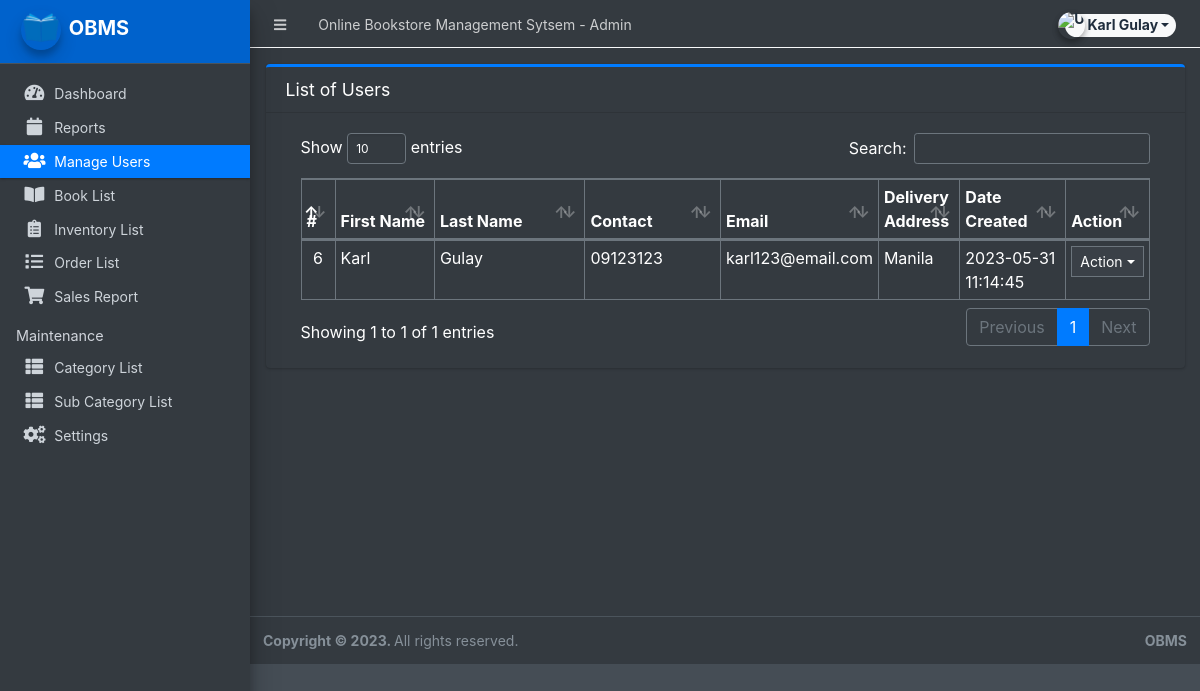
The app's page /admin/?page=manage_user (signed in) with its own data.
### tables this page shows
CREATE TABLE `clients` (
  `id` int(30) NOT NULL,
  `firstname` varchar(250) NOT NULL,
  `lastname` varchar(250) NOT NULL,
  `gender` varchar(20) NOT NULL,
  `contact` varchar(15) NOT NULL,
  `email` varchar(250) NOT NULL,
  `password` text NOT NULL,
  `default_delivery_address` text NOT NULL,
  `date_created` datetime NOT NULL DEFAULT current_timestamp()
);

### admin/manage_user/index.php (the view, shortened to what this page needs)
<div class="card card-outline card-primary">
	<div class="card-header">
			<h3 class="card-title">List of Users</h3>
		</div>
		<div class="card-body">
			<div class="container-fluid">
				<div class="container-fluid">
					<table class="table table-bordered table-stripped">
						<colgroup>
							<col width="5%">
							<col width="15%">
							<col width="25%">
							<col width="20%">
							<col width="10%">
							<col width="10%">
							<col width="15%">
						</colgroup>
						<thead>
							<tr>
								<th>#</th>
								<th>First Name</th>
								<th>Last Name</th>
								<th>Contact</th>
								<th>Email</th>
								<th>Delivery Address</th>
								<th>Date Created</th>
								<th>Action</th>
							</tr>
						</thead>
						<tbody>
							<?php
							$qry = $conn->query("SELECT id, firstname, lastname, gender, contact, email, default_delivery_address, date_created FROM clients");
							while ($row = $qry->fetch_assoc()) :
							?>
								<tr>
									<td class="text-center"><?php echo $row['id'] ?></td>
									<td><?php echo $row['firstname'] ?></td>
									<td><?php echo $row['lastname'] ?></td>
									<td><?php echo $row['contact'] ?></td>
									<td><?php echo $row['email'] ?></td>
									<td><?php echo $row['default_delivery_address'] ?></td>
									<td><?php echo $row['date_created'] ?></td>
									<td align="center">
										<button type="button" class="btn btn-flat btn-default btn-sm dropdown-toggle dropdown-icon" data-toggle="dropdown">
											Action
										</button>
									</td>
								</tr>
							<?php endwhile; ?>
						</tbody>
					</table>
				</div>
			</div>
		</div>
	</div>

### records on screen
clients: id "6", firstname "Karl", lastname "Gulay", contact "09123123", email "karl123@email.com", default_delivery_address "Manila", date_created "2023-05-31 11:14:45"

### other values on screen
$_settings->info('name') "Online Bookstore Management Sytsem"
$_settings->userdata('firstname').' '.$_settings->userdata('lastname') "Karl Gulay"
$_settings->info('short_name') "OBMS"
